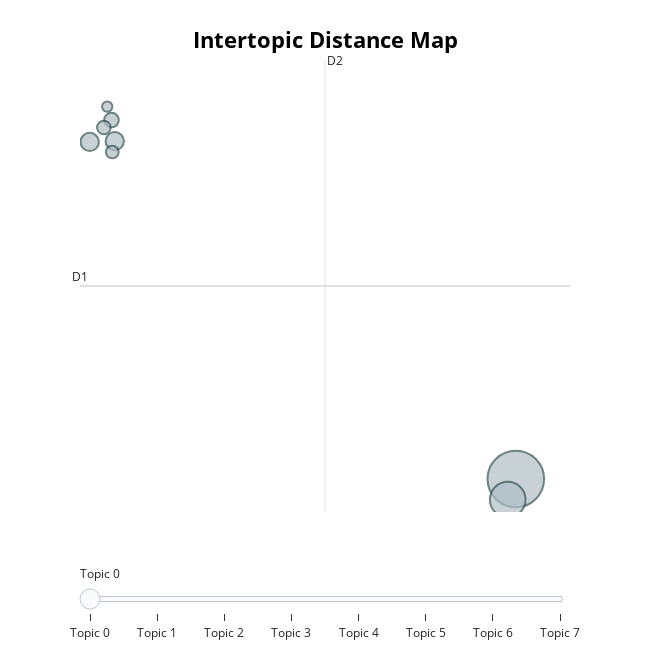

The code cell stored with this chart in its notebook:
### Code cell
topic_model.visualize_topics()

### Figure 1 — Plotly figure (JSON) as saved in the notebook; plotly's stock layout.template omitted (floating-point values rounded to 4 significant figures)
{"data": [{"customdata": [[33.16, -2.22, 0, "for | is | on | bank | are", 297], [32.42, -2.96, 1, "to | is | app | it | bank", 118], [-3.644, 9.907, 2, "fossil | to fossil | fuel | fossil fuel | fossil fuels", 31], [-5.942, 9.882, 3, "rates | interest | and | interest rates | there", 31], [-3.946, 10.66, 4, "they | data | for | and | be", 20], [-4.644, 10.4, 5, "go out | tap go | interest | tap | bank", 17], [-3.871, 9.519, 6, "amp | very | high | their | their brands", 15], [-4.335, 11.15, 7, "problem | cleared | solved | incognito with | incognito", 10]], "hovertemplate": "<b>Topic %{customdata[2]}</b><br>Words: %{customdata[3]}<br>Size: %{customdata[4]}", "legendgroup": "", "marker": {"color": "#B0BEC5", "line": {"color": "DarkSlateGrey", "width": 2}, "size": [297, 118, 31, 31, 20, 17, 15, 10], "sizemode": "area", "sizeref": 0.1856, "symbol": "circle"}, "mode": "markers", "name": "", "orientation": "v", "showlegend": false, "type": "scatter", "x": [33.16, 32.42, -3.644, -5.942, -3.946, -4.644, -3.871, -4.335], "xaxis": "x", "y": [-2.22, -2.96, 9.907, 9.882, 10.66, 10.4, 9.519, 11.15], "yaxis": "y"}], "layout": {"annotations": [{"showarrow": false, "text": "D1", "x": -6.833, "y": 4.709, "yshift": 10}, {"showarrow": false, "text": "D2", "x": 15.65, "xshift": 10, "y": 12.82}], "height": 650, "hoverlabel": {"bgcolor": "white", "font": {"family": "Rockwell", "size": 16}}, "legend": {"itemsizing": "constant", "tracegroupgap": 0}, "margin": {"t": 60}, "shapes": [{"line": {"color": "#CFD8DC", "width": 2}, "type": "line", "x0": 15.65, "x1": 15.65, "y0": -3.404, "y1": 12.82}, {"line": {"color": "#9E9E9E", "width": 2}, "type": "line", "x0": -6.833, "x1": 38.13, "y0": 4.709, "y1": 4.709}], "sliders": [{"active": 0, "pad": {"t": 50}, "steps": [{"args": [{"marker.color": [["red", "#B0BEC5", "#B0BEC5", "#B0BEC5", "#B0BEC5", "#B0BEC5", "#B0BEC5", "#B0BEC5"]]}], "label": "Topic 0", "method": "update"}, {"args": [{"marker.color": [["#B0BEC5", "red", "#B0BEC5", "#B0BEC5", "#B0BEC5", "#B0BEC5", "#B0BEC5", "#B0BEC5"]]}], "label": "Topic 1", "method": "update"}, {"args": [{"marker.color": [["#B0BEC5", "#B0BEC5", "red", "#B0BEC5", "#B0BEC5", "#B0BEC5", "#B0BEC5", "#B0BEC5"]]}], "label": "Topic 2", "method": "update"}, {"args": [{"marker.color": [["#B0BEC5", "#B0BEC5", "#B0BEC5", "red", "#B0BEC5", "#B0BEC5", "#B0BEC5", "#B0BEC5"]]}], "label": "Topic 3", "method": "update"}, {"args": [{"marker.color": [["#B0BEC5", "#B0BEC5", "#B0BEC5", "#B0BEC5", "red", "#B0BEC5", "#B0BEC5", "#B0BEC5"]]}], "label": "Topic 4", "method": "update"}, {"args": [{"marker.color": [["#B0BEC5", "#B0BEC5", "#B0BEC5", "#B0BEC5", "#B0BEC5", "red", "#B0BEC5", "#B0BEC5"]]}], "label": "Topic 5", "method": "update"}, {"args": [{"marker.color": [["#B0BEC5", "#B0BEC5", "#B0BEC5", "#B0BEC5", "#B0BEC5", "#B0BEC5", "red", "#B0BEC5"]]}], "label": "Topic 6", "method": "update"}, {"args": [{"marker.color": [["#B0BEC5", "#B0BEC5", "#B0BEC5", "#B0BEC5", "#B0BEC5", "#B0BEC5", "#B0BEC5", "red"]]}], "label": "Topic 7", "method": "update"}]}], "title": {"font": {"color": "Black", "size": 22}, "text": "<b>Intertopic Distance Map", "x": 0.5, "xanchor": "center", "y": 0.95, "yanchor": "top"}, "width": 650, "xaxis": {"anchor": "y", "domain": [0, 1], "range": [-6.833, 38.13], "title": {"text": ""}, "visible": false}, "yaxis": {"anchor": "x", "domain": [0, 1], "range": [-3.404, 12.82], "title": {"text": ""}, "visible": false}}}
